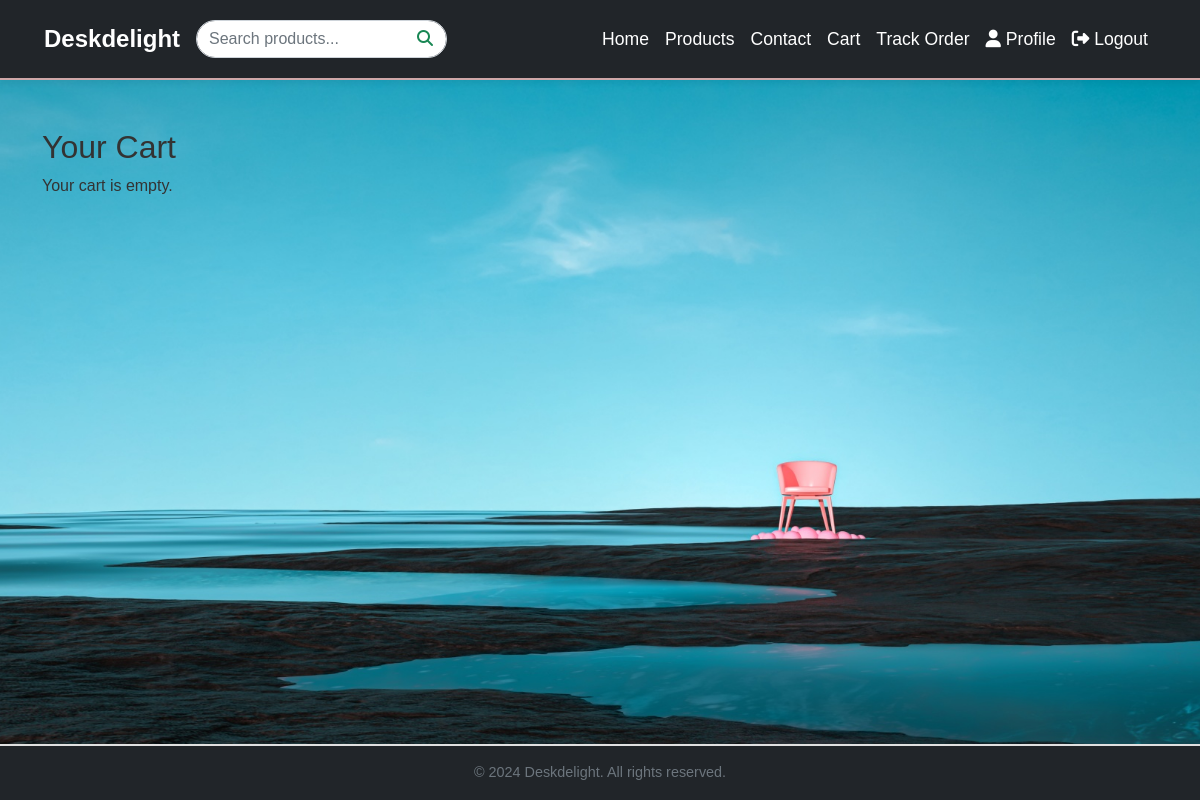
Page /cart_page/ (signed in) on the earlier database version.
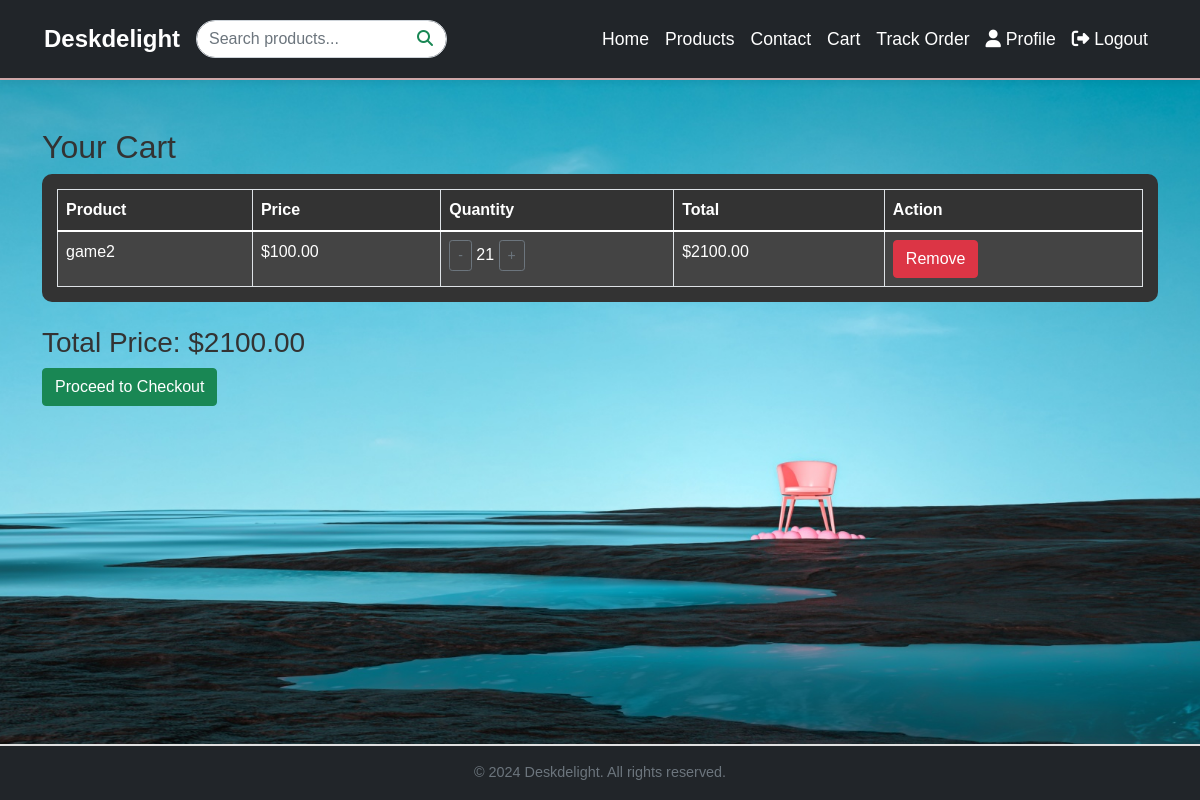
Same page on the later database version.
### myapp/models.py (models this page shows, shortened)
class Cart(models.Model):
    user = models.ForeignKey(CustomUser, on_delete=models.CASCADE)
    product = models.ForeignKey(Product, on_delete=models.CASCADE)
    quantity = models.PositiveIntegerField(default=1)
    status = models.CharField(
        max_length=10,
        choices=[('active', 'Active'), ('ordered', 'Ordered')],
        default='active'
    )
    def __str__(self):
        return f'{self.user.username} - {self.product.name} - {self.quantity}'

class Product(models.Model):
    CATEGORY_CHOICES = [
        ('chair', 'Chair'),
        ('table', 'Table'),
    ]
    name = models.CharField(max_length=255)
    description = models.TextField()
    price = models.DecimalField(max_digits=10, decimal_places=2)
    image = models.ImageField(upload_to='products/', default='products/default.jpg')
    category = models.CharField(
        max_length=50,
        choices=CATEGORY_CHOICES,
        default='chair'
    )
    quantity_available = models.PositiveIntegerField(default=0)  # Track available stock

### myapp/views.py (the view)
# urls.py: path('cart_page/', views.cart_page, name='cart_page'),
@login_required
def cart_page(request):
    cart_items = Cart.objects.filter(user=request.user, status='active')
    print(cart_items)  # Debugging step to check the items in the cart
    total_price = sum(item.product.price * item.quantity for item in cart_items)
    return render(request, 'user_cart.html', {'cart_items': cart_items, 'total_price': total_price})

### myapp/templatetags/custom_filters.py (called while the page is built)
@register.filter
def multiply(value, arg):
    try:
        return value * arg
    except (ValueError, TypeError):
        return 0

### templates/user_cart.html (shortened to what this page needs)
{% extends 'base.html' %}
{% load custom_filters %}
{% block content %}
<div class="container mt-5">
    <h2>Your Cart</h2>
    {% if cart_items %}
        <div style="background-color: #333; color: white; padding: 15px; border-radius: 10px;">
            <table class="table table-bordered" style="color: white; margin: 0;">
                <thead>
                    <tr>
                        <th>Product</th>
                        <th>Price</th>
                        <th>Quantity</th>
                        <th>Total</th>
                        <th>Action</th>
                    </tr>
                </thead>
                <tbody>
                    {% for item in cart_items %}
                        <tr style="background-color: #444;">
                            <td>{{ item.product.name }}</td>
                            <td>${{ item.product.price }}</td>
                            <td>
                                <button
                                    class="btn btn-outline-secondary btn-sm"
                                    onclick="updateCartQuantity('{{ item.id }}', 'decrease')">-</button>
                                <span>{{ item.quantity }}</span>
                                <button
                                    class="btn btn-outline-secondary btn-sm"
                                    onclick="updateCartQuantity('{{ item.id }}', 'increase')">+</button>
                            </td>
                            <td>${{ item.product.price|multiply:item.quantity }}</td>
                            <td>
                                <form method="POST" action="{% url 'remove_from_cart' item.id %}">
                                    <button type="submit" class="btn btn-danger">Remove</button>
                                </form>
                            </td>
                        </tr>
                    {% endfor %}
                </tbody>
            </table>
        </div>
        <h3 class="mt-4">Total Price: ${{ total_price }}</h3>
        <a href="{% url 'checkout_page' %}" class="btn btn-success">Proceed to Checkout</a>
    {% else %}
        <p>Your cart is empty.</p>
    {% endif %}
</div>
{% endblock %}

Differences in the rows shown:
added Cart: product.name "game2", product.price "100.00", quantity "21", product.price|multiply "2100.00"
Other differences:
{{ total_price }}: (not shown) → "2100.00"
text no longer shown: "Your cart is empty."
text now shown: "Product Price Quantity Total Action Total Price: $ Proceed to Checkout"
